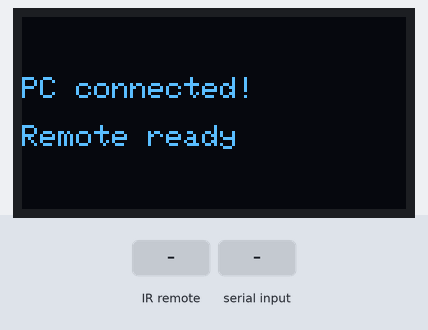
Bench run of a sketch on a simulated ESP8266 (NodeMCU). Shown: 128×64 one-colour display. The test bench sets the inputs (shaded band). Nothing arrives over Bluetooth unless stated; what the sketch prints to the serial monitor is not drawn.

Above: at 1.2 s.
1.3 s: infrared code 0x1FE48B7 received
At 2.1 s:
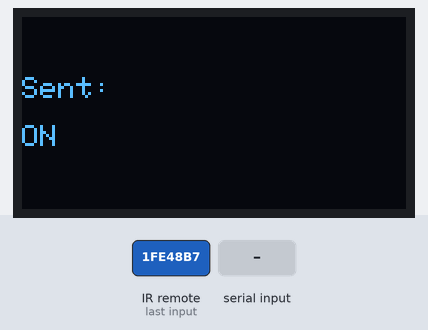
2.8 s: infrared code 0x1FE58A7 received
At 3.3 s:
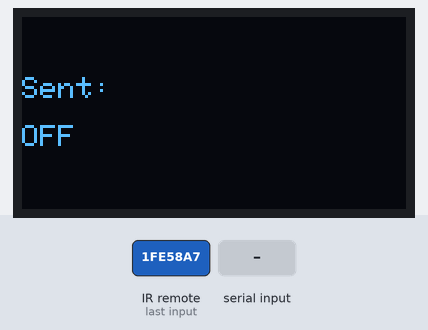
4.3 s: infrared code 0x1FE7887 received
At 5.5 s:
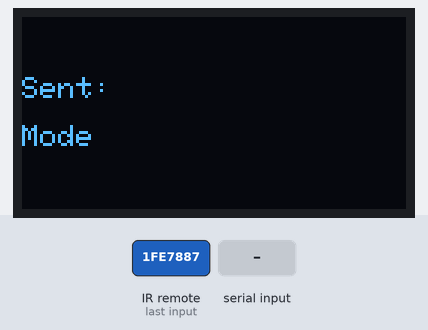
5.8 s: "1" received over the second serial link
Timing chart, 0 to 8.8 s (numbered marks = the images above; inputs shaded):
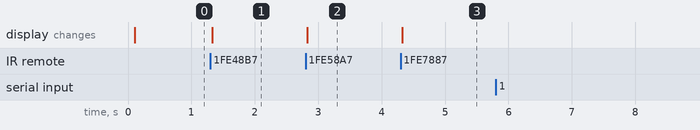

The sketch:

color_memory_game_bt.ino
```cpp
// color_memory_game_bt.ino
//
// 色記憶ゲームのESP32側・Bluetooth版。ゲームロジックはPC側 (pc_game/game_server.py) が持ち、
// ESP32はIRリモコンのボタンを受信して Bluetooth Classic (SPP) でPCに通知する「ブリッジ」に徹する。
// WiFi版 (color_memory_game_wifi) と違い、WiFiルーターもIPアドレス設定 (wifi_config.h) も不要。
//
// 必要なライブラリ:
//   - IRremoteESP8266  (作者: crankyoldgit)
//   - Adafruit SSD1306 / Adafruit GFX (OLEDでステータス表示用)
//   - BluetoothSerial (ESP32ボードパッケージに同梱)
//
// 配線: IR受信部のみ (VS838のデータシート確認済み: ドーム正面から見て左から OUT/GND/VCC)
//   OUT -> ESP32 GPIO27
//   GND -> ESP32 GND
//   VCC -> ESP32 3V3
//   OLEDはボードにオンボード実装済み (SDA=21 SCL=22 確認済み)
//
// セットアップ:
//   1. このスケッチを書き込む (標準のパーティション設定で収まる。フラッシュ使用率89%)
//   2. Macの システム設定 > Bluetooth で「ColorMemoryGame」をペアリング(接続)する。
//      ペアリングすると /dev/cu.ColorMemoryGame というシリアルポートが生える
//   3. pc_game/game_server.py を起動する (pyserial導入済みなら自動でポートを見つけて接続する)
//
// 動作: 起動するとBluetoothで待ち受けし、PC側の game_server.py がポートを開いた時点で接続完了。
// 以後、リモコンのボタン名を1行ずつ ("Red\n" など) 送信する。

#include <Adafruit_GFX.h>
#include <Adafruit_SSD1306.h>
#include <BluetoothSerial.h>
#include <IRrecv.h>
#include <IRremoteESP8266.h>
#include <IRutils.h>
#include <Wire.h>

constexpr char BT_DEVICE_NAME[] = "ColorMemoryGame";

constexpr uint8_t IR_RECV_PIN = 27;
constexpr int OLED_SDA_PIN = 21;
constexpr int OLED_SCL_PIN = 22;
constexpr uint8_t OLED_WIDTH = 128;
constexpr uint8_t OLED_HEIGHT = 64;
constexpr uint8_t OLED_ADDR = 0x3C;

constexpr uint32_t BTN_ON_CODE = 0x1FE48B7;
constexpr uint32_t BTN_OFF_CODE = 0x1FE58A7;
constexpr uint32_t BTN_MODE_CODE = 0x1FE7887;
constexpr uint32_t IR_REPEAT_CODE = 0xFFFFFFFF;

struct ColorButton {
  const char* name;
  uint32_t irCode;
};

// 実機確認済みの確定版 (SESSION_LOG.md 2026-07-27「★確定」参照。変更しないこと)
ColorButton COLORS[12] = {
    {"Red", 0x1FE20DF},      {"Green", 0x1FEA05F},     {"Blue1", 0x1FE609F},
    {"Orange", 0x1FEE01F},   {"Lime", 0x1FE10EF},      {"Purple1", 0x1FE906F},
    {"Yellow", 0x1FE50AF},   {"SkyBlue", 0x1FED827},   {"Pink", 0x1FEF807},
    {"LightPink", 0x1FE30CF}, {"Blue2", 0x1FEB04F},    {"Purple2", 0x1FE708F},
};
constexpr uint8_t NUM_COLORS = 12;

IRrecv irrecv(IR_RECV_PIN);
decode_results results;
Adafruit_SSD1306 display(OLED_WIDTH, OLED_HEIGHT, &Wire, -1);
BluetoothSerial SerialBT;
bool lastConnected = false;

// 死活監視(双方向):
//   - ESP32→PC: 接続中は2秒ごとに "PING" を送る。PC側はこれが8秒途絶えたら
//     接続が死んだとみなしてポートを開き直す(ESP32の電源入れ直し対策)。
//   - PC→ESP32: PC側も2秒ごとに "PING" を送ってくる。これが8秒途絶えた接続は
//     「幽霊接続」(PCがポートを閉じたのに切断通知が届かず、ESP32が旧接続を
//     保持し続けて新しい接続を拒否してしまう状態)とみなして自分から切断する。
constexpr unsigned long PING_INTERVAL_MS = 2000;
constexpr unsigned long STALE_TIMEOUT_MS = 8000;
unsigned long lastPingMs = 0;
unsigned long lastRxMs = 0;

void drawStatus(const String& line1, const String& line2) {
  display.clearDisplay();
  display.setTextSize(1);
  display.setTextColor(SSD1306_WHITE);
  display.setCursor(0, 20);
  display.println(line1);
  display.setCursor(0, 36);
  display.println(line2);
  display.display();
}

const char* nameForCode(uint32_t code) {
  if (code == BTN_ON_CODE) return "ON";
  if (code == BTN_OFF_CODE) return "OFF";
  if (code == BTN_MODE_CODE) return "Mode";
  for (uint8_t i = 0; i < NUM_COLORS; i++) {
    if (COLORS[i].irCode == code) return COLORS[i].name;
  }
  return nullptr;
}

void setup() {
  Serial.begin(115200);

  Wire.begin(OLED_SDA_PIN, OLED_SCL_PIN);
  if (!display.begin(SSD1306_SWITCHCAPVCC, OLED_ADDR)) {
    Serial.println("OLED init failed");
  }
  drawStatus("Color Memory Game", "Starting Bluetooth...");

  irrecv.enableIRIn();

  if (!SerialBT.begin(BT_DEVICE_NAME)) {
    Serial.println("Bluetooth init failed");
    drawStatus("BT init failed", "Reset the board");
    return;
  }
  Serial.printf("Bluetooth ready: %s\n", BT_DEVICE_NAME);
  drawStatus(String("BT: ") + BT_DEVICE_NAME, "Waiting for PC...");
}

void loop() {
  bool connected = SerialBT.hasClient();
  if (connected != lastConnected) {
    lastConnected = connected;
    if (connected) {
      lastRxMs = millis();  // 新しい接続にはまず8秒の猶予を与える
      Serial.println("PC connected");
      drawStatus("PC connected!", "Remote ready");
    } else {
      Serial.println("PC disconnected");
      drawStatus(String("BT: ") + BT_DEVICE_NAME, "Waiting for PC...");
    }
  }

  if (connected && millis() - lastPingMs >= PING_INTERVAL_MS) {
    lastPingMs = millis();
    SerialBT.println("PING");
  }

  while (SerialBT.available() > 0) {
    SerialBT.read();  // PCからのPINGは読み捨てて受信時刻だけ記録する
    lastRxMs = millis();
  }
  if (connected && millis() - lastRxMs > STALE_TIMEOUT_MS) {
    Serial.println("Stale connection - dropping client");
    drawStatus("Reconnecting...", "");
    SerialBT.disconnect();
  }

  if (irrecv.decode(&results)) {
    uint32_t code = (uint32_t)results.value;
    if (code != IR_REPEAT_CODE) {
      const char* name = nameForCode(code);
      if (name != nullptr) {
        Serial.printf("Button: %s (0x%lX)\n", name, code);
        if (connected) {
          SerialBT.println(name);
          drawStatus("Sent:", name);
        } else {
          drawStatus("Not connected", name);
        }
      } else {
        Serial.printf("Unknown code: 0x%lX\n", code);
      }
    }
    irrecv.resume();
  }
}
```

Measured:
- after the input at 1.3 s, the display: changes at once (image 1)
- after the input at 2.8 s, the display: changes at once (image 2)
- after the input at 4.3 s, the display: changes at once (image 3)
